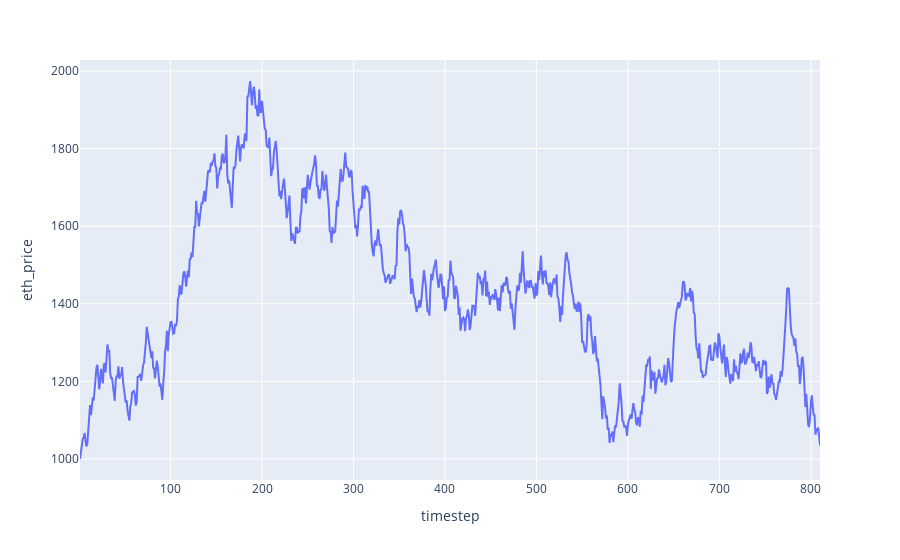

Source (notebook cell):
### Code cell
df.plot(x='timestep', y='eth_price')

### Figure 1 — Plotly figure (JSON) as saved in the notebook; plotly's stock layout.template omitted (floating-point values rounded to 4 significant figures; data arrays with more than 128 entries replaced by an {"elided": "..."} marker saying what was removed)
{"data": [{"hovertemplate": "timestep=%{x}<br>eth_price=%{y}<extra></extra>", "legendgroup": "", "line": {"color": "#636efa", "dash": "solid"}, "mode": "lines", "name": "", "orientation": "v", "showlegend": false, "type": "scatter", "x": {"elided": "810 int values"}, "xaxis": "x", "y": {"elided": "810 float values"}, "yaxis": "y"}], "layout": {"legend": {"tracegroupgap": 0}, "margin": {"t": 60}, "xaxis": {"anchor": "y", "domain": [0, 1], "title": {"text": "timestep"}}, "yaxis": {"anchor": "x", "domain": [0, 1], "title": {"text": "eth_price"}}}}
